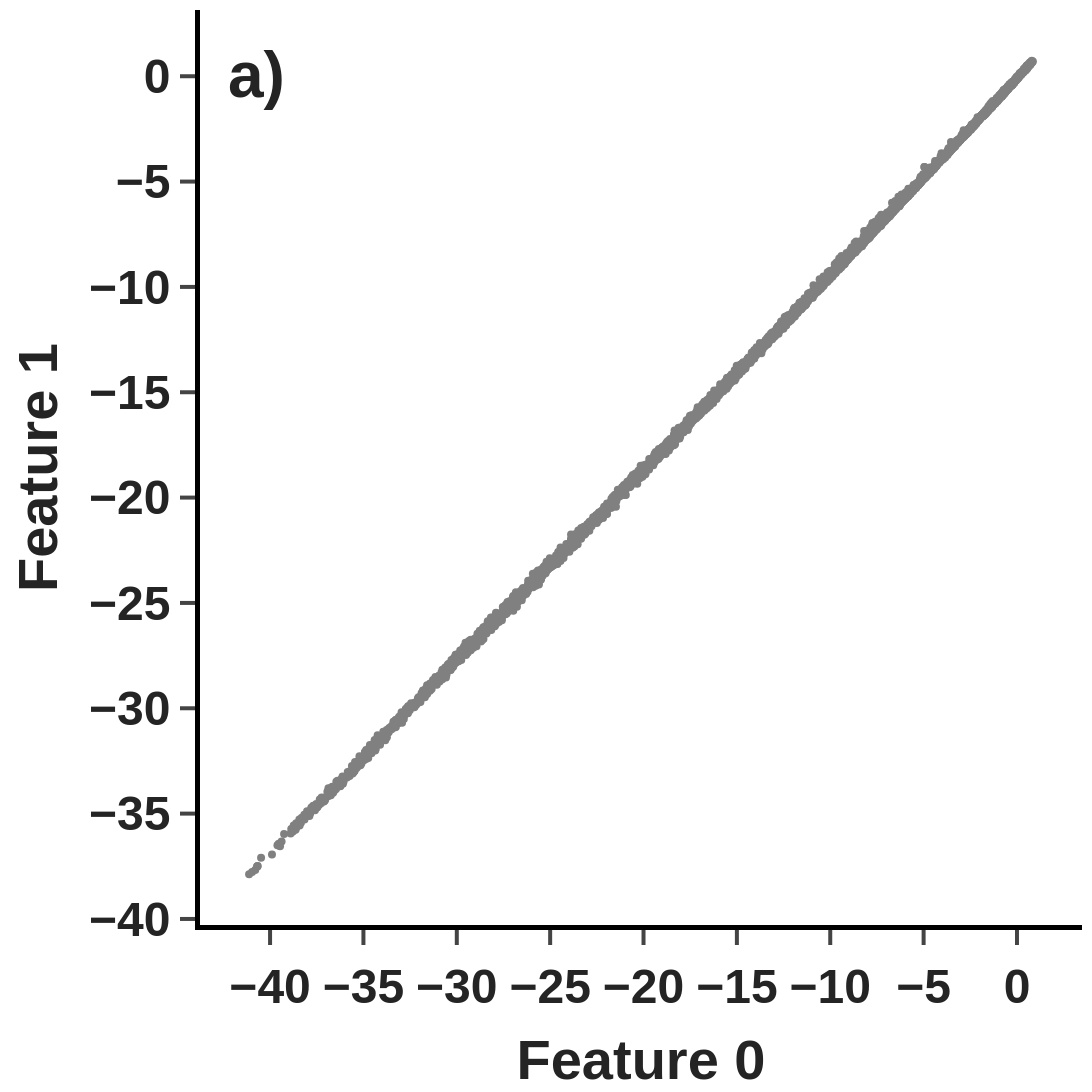

The notebook cell saved with this chart:
### Code cell
df = pd.DataFrame({
    'Feature 0': train_all_features[:, 0],
    'Feature 1': train_all_features[:, 1],
})

fig = go.Figure()

fig.add_trace(go.Scatter(
    x=df['Feature 0'],
    y=df['Feature 1'],
    mode='markers',
    name='Data Points',
    marker=dict(size=8, color='gray'),
    showlegend=False
))

fig.update_layout(
    width=1600,
    height=1300,
    annotations=[
        go.layout.Annotation(
            text="a)",
            align='left',
            showarrow=False,
            xref='paper',
            yref='paper',
            x=0.03,
            y=0.97,
            font=dict(size=64, family="Arial", weight="bold")
        )
    ],
    xaxis=dict(
        title='Feature 0',
        titlefont=dict(size=56, family="Arial", weight="bold"),
        tickfont=dict(size=48, family="Arial", weight="bold")
    ),
    yaxis=dict(
        title='Feature 1',
        titlefont=dict(size=56, family="Arial", weight="bold"),
        tickfont=dict(size=48, family="Arial", weight="bold")
    ),
    margin=dict(l=200, r=10, t=10, b=160),
    template='simple_white',
)

fig.update_xaxes(linewidth=5, linecolor='black', title_standoff=30, tickwidth=4, ticklen=15)
fig.update_yaxes(linewidth=5, linecolor='black', tickwidth=4, ticklen=15)

fig.show()

### Figure 1 — Plotly figure (JSON) as saved in the notebook; plotly's stock layout.template omitted (floating-point values rounded to 4 significant figures; data arrays with more than 128 entries replaced by an {"elided": "..."} marker saying what was removed)
{"data": [{"marker": {"color": "gray", "size": 8}, "mode": "markers", "name": "Data Points", "showlegend": false, "type": "scatter", "x": {"elided": "5064 float values"}, "y": {"elided": "5064 float values"}}], "layout": {"annotations": [{"align": "left", "font": {"family": "Arial", "size": 64, "weight": "bold"}, "showarrow": false, "text": "a)", "x": 0.03, "xref": "paper", "y": 0.97, "yref": "paper"}], "height": 1300, "margin": {"b": 160, "l": 200, "r": 10, "t": 10}, "width": 1600, "xaxis": {"linecolor": "black", "linewidth": 5, "tickfont": {"family": "Arial", "size": 48, "weight": "bold"}, "ticklen": 15, "tickwidth": 4, "title": {"font": {"family": "Arial", "size": 56, "weight": "bold"}, "standoff": 30, "text": "Feature 0"}}, "yaxis": {"linecolor": "black", "linewidth": 5, "tickfont": {"family": "Arial", "size": 48, "weight": "bold"}, "ticklen": 15, "tickwidth": 4, "title": {"font": {"family": "Arial", "size": 56, "weight": "bold"}, "text": "Feature 1"}}}}
